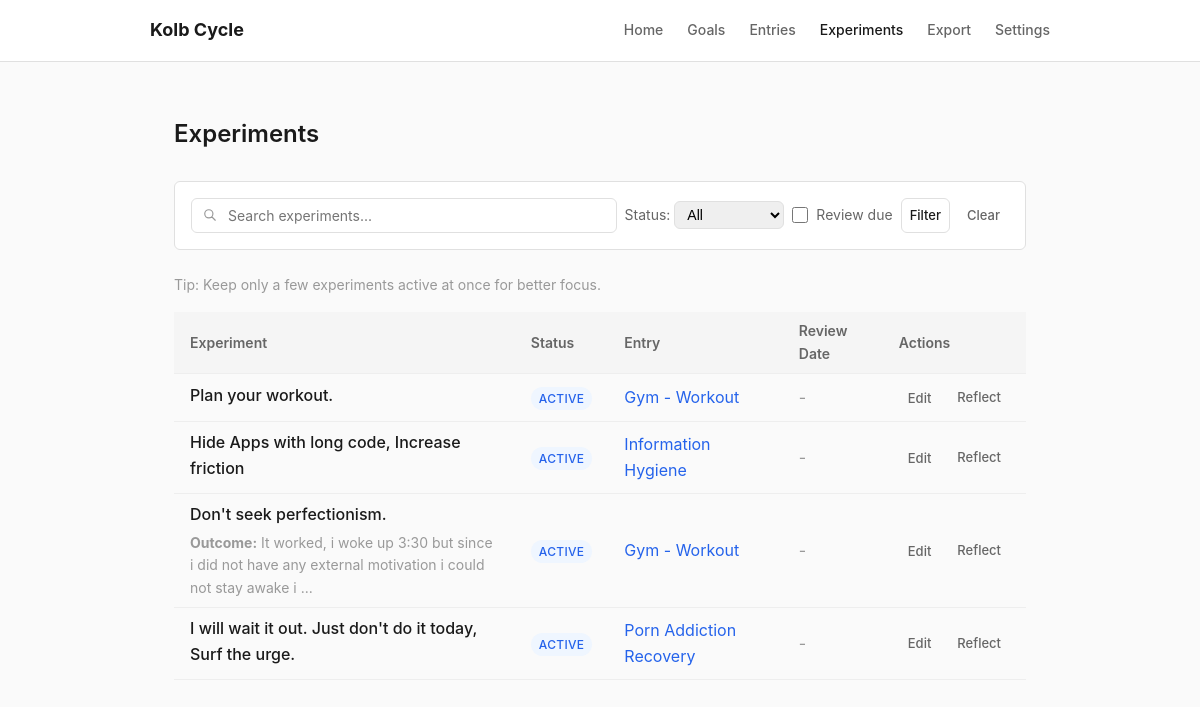
Screenshot of /experiments with the database file from the repository.
### tables this page shows
CREATE TABLE experiments (
                id INTEGER PRIMARY KEY AUTOINCREMENT,
                entry_id INTEGER NOT NULL,
                text TEXT NOT NULL,
                status TEXT DEFAULT 'planned',
                start_date DATE,
                review_date DATE,
                outcome_notes TEXT DEFAULT '',
                created_at DATETIME DEFAULT CURRENT_TIMESTAMP,
                updated_at DATETIME DEFAULT CURRENT_TIMESTAMP,
                FOREIGN KEY (entry_id) REFERENCES entries(id) ON DELETE CASCADE
            );

CREATE TABLE entries (
                id INTEGER PRIMARY KEY AUTOINCREMENT,
                title TEXT DEFAULT '',
                occurred_at DATETIME DEFAULT CURRENT_TIMESTAMP,
                created_at DATETIME DEFAULT CURRENT_TIMESTAMP,
                updated_at DATETIME DEFAULT CURRENT_TIMESTAMP,
                domain TEXT DEFAULT '',
                valence TEXT DEFAULT 'neutral',
                experience_text TEXT DEFAULT '',
                reflection_text TEXT DEFAULT '',
                abstraction_text TEXT DEFAULT '',
                no_experiment_needed INTEGER DEFAULT 0,
                is_complete INTEGER DEFAULT 0,
                current_step INTEGER DEFAULT 1,
                reflects_on_experiment_id INTEGER, reflection_prompts TEXT DEFAULT '{}', abstraction_prompts TEXT DEFAULT '{}',
                FOREIGN KEY (reflects_on_experiment_id) REFERENCES experiments(id) ON DELETE SET NULL
            );

### app.py (the view)
@app.route("/experiments")
def list_experiments():
    filters = {
        "status": request.args.get("status", ""),
        "search": request.args.get("search", ""),
        "review_due": request.args.get("review_due") == "1",
    }
    experiments = db.list_experiments(filters=filters, limit=100)
    return render_template("experiments.html", experiments=experiments, filters=filters)

### app.py (called while the page is built)
@app.context_processor
def inject_globals():
    settings = db.get_all_settings()
    return {"settings": settings, "now": datetime.now()}

### db.py (called while the page is built)
@contextmanager
def get_db():
    conn = sqlite3.connect(DATABASE_PATH)
    conn.row_factory = sqlite3.Row
    conn.execute("PRAGMA foreign_keys = ON")
    try:
        yield conn
        conn.commit()
    except Exception:
        conn.rollback()
        raise
    finally:
        conn.close()

def get_all_settings():
    defaults = {
        "preferred_mode": "wizard",
        "default_domain": "",
        "autosave_enabled": "true",
        "font_size": "medium",
    }
    with get_db() as conn:
        rows = conn.execute("SELECT key, value FROM settings").fetchall()
        settings = {row["key"]: row["value"] for row in rows}
    for k, v in defaults.items():
        if k not in settings:
            settings[k] = v
    return settings

### templates/experiments.html (shortened to what this page needs)
{% extends "base.html" %}
{% block content %}
<div class="container">
    <div class="flex-between mb-lg">
        <h1>Experiments</h1>
    </div>
    <form method="GET" class="filters-bar">
        <div class="search-input">
            <input type="text" name="search" class="form-input"
                   placeholder="Search experiments..." value="{{ filters.search }}">
        </div>
        <div class="filter-group">
            <label>Status:</label>
            <select name="status">
                <option value="">All</option>
            </select>
        </div>
        <div class="filter-group">
            <label class="form-check">
                <input type="checkbox" name="review_due" value="1"
                       {% if filters.review_due %}checked{% endif %}>
                <span>Review due</span>
            </label>
        </div>
        <button type="submit" class="btn btn-secondary btn-sm">Filter</button>
        <a href="{{ url_for('list_experiments') }}" class="btn btn-ghost btn-sm">Clear</a>
    </form>
    <p class="text-sm text-muted mb-md">
        Tip: Keep only a few experiments active at once for better focus.
    </p>
    {% if experiments %}
    <table class="table">
        <thead>
            <tr>
                <th style="width: 40%;">Experiment</th>
                <th>Status</th>
                <th>Entry</th>
                <th>Review Date</th>
                <th>Actions</th>
            </tr>
        </thead>
        <tbody>
            {% for exp in experiments %}
            <tr>
                <td>
                    <div class="experiment-item-text">{{ exp.text }}</div>
                    {% if exp.outcome_notes %}
                    <div class="text-sm text-muted mt-sm">
                        <strong>Outcome:</strong> {{ exp.outcome_notes[:100] }}{% if exp.outcome_notes|length > 100 %}...{% endif %}
                    </div>
                    {% endif %}
                </td>
                <td>
                    <span class="chip chip-{{ exp.status }}">{{ exp.status }}</span>
                </td>
                <td>
                    <a href="{{ url_for('view_entry', entry_id=exp.entry_id) }}">
                        {{ exp.entry_title or 'Untitled' }}
                    </a>
                </td>
                <td>
                    {% if exp.review_date %}
                    {{ exp.review_date }}
                    {% if exp.review_date <= now.strftime('%Y-%m-%d') and exp.status in ['planned', 'active'] %}
                    <span class="text-warning">(due)</span>
                    {% endif %}
                    {% else %}
                    <span class="text-muted">-</span>
                    {% endif %}
                </td>
                <td>
                    <div class="btn-group">
                        <button type="button" class="btn btn-ghost btn-sm"
                                onclick="openExpModal({{ exp.id }}, '{{ exp.text | e }}', '{{ exp.status }}', '{{ exp.review_date or '' }}', '{{ (exp.outcome_notes or '') | e }}')">
                            Edit
                        </button>
                        {% if exp.status in ['planned', 'active'] %}
                        <a href="{{ url_for('new_entry', from_experiment=exp.id) }}" class="btn btn-ghost btn-sm">
                            Reflect
                        </a>
                        {% endif %}
                    </div>
                </td>
            </tr>
            {% endfor %}
        </tbody>
    </table>
    {% endif %}
</div>
{% endblock %}

### rows the page displays
experiments: text "Plan your workout.", status "ACTIVE", title "Gym - Workout"
experiments: text "Hide Apps with long code, Increase friction", status "ACTIVE", title "Information Hygiene"
experiments: text "Don't seek perfectionism.", outcome_notes "It worked, i woke up 3:30 but since i did not have any external motivation i could not stay awake i", status "ACTIVE", title "Gym - Workout"
experiments: text "I will wait it out. Just don't do it today, Surf the urge.", status "ACTIVE", title "Porn Addiction Recovery"
